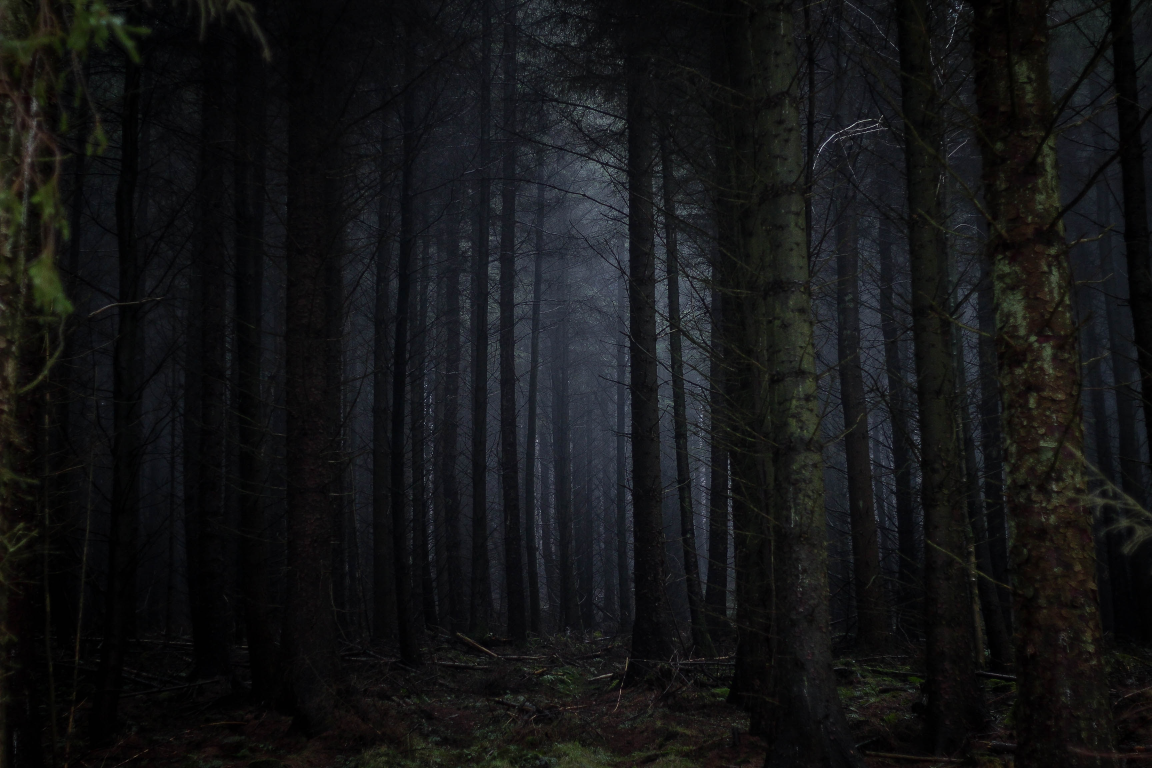
#> input picture images/forest.jpg, 3456 x 2304 px (shown at 1/3 size)
$ jupyter execute image_histogram_equalization_2.ipynb
#> lines starting #> are read from the running program, lines starting #| are printed output that depends on the picture
[cell 1]
import cv2 as cv
import numpy as np
import matplotlib.pyplot as plt

img = cv.imread('images/forest.jpg', 0)
#> img: shape (2304, 3456); min 0, max 255, mean 20.9
min_intensity = np.min(img)
#> min_intensity = 0
max_intensity = np.max(img)
#> max_intensity = 255

stretched_image = ((img - min_intensity) / (max_intensity - min_intensity) * 255).astype(np.uint8)
equalized_original = cv.equalizeHist(img)
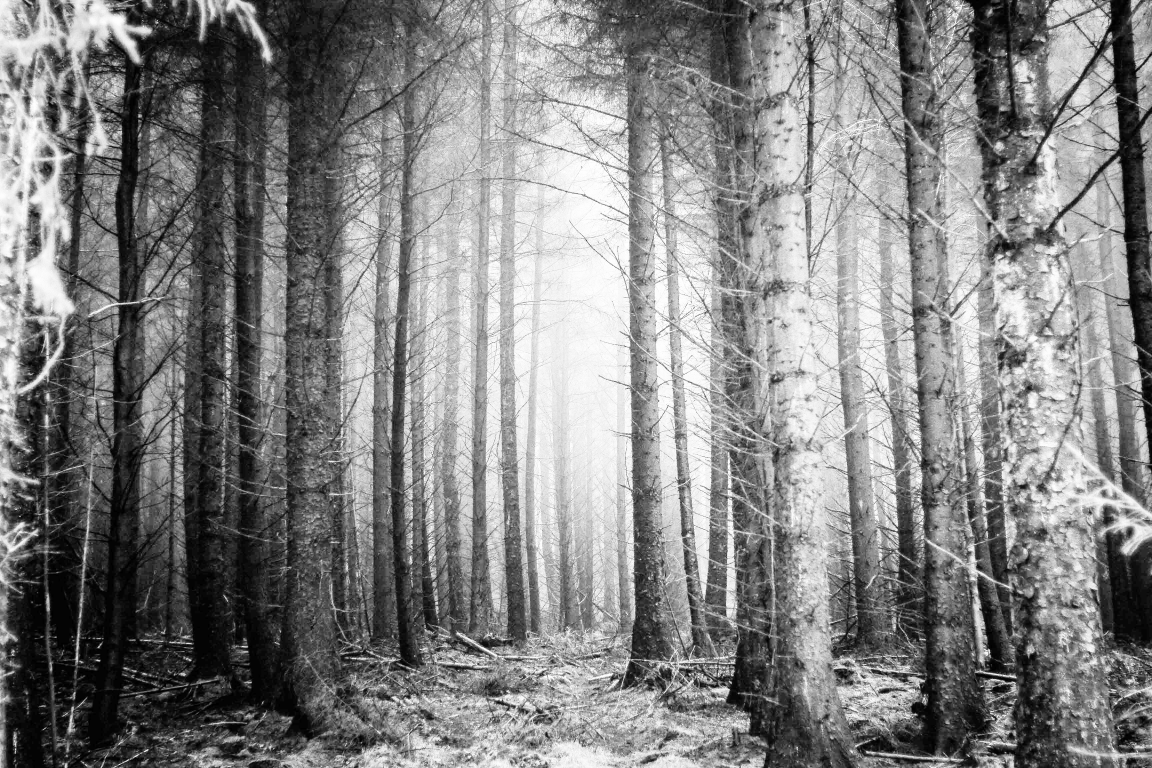
#> equalized_original: shape (2304, 3456) (shown at 1/3 size); min 0, max 255, mean 130.2

hist_original = cv.calcHist([img], [0], None, [256], [0, 256])  # Use 256 bins instead of 255
#> hist_original = 256 values, max 302322 at index 9, min 1 at index 249, mean 31104
hist_stretched = cv.calcHist([stretched_image], [0], None, [256], [0, 256])  # Use 256 bins
#> hist_stretched has the same summary as hist_original
hist_equalized = cv.calcHist([equalized_original], [0], None, [256], [0, 256])  # Use 256 bins
#> hist_equalized = 256 values, max 302322 at index 62, min 0 at index 1, mean 31104

plt.figure(figsize=(12, 8))

plt.subplot(231)
plt.title('Original Image')
plt.imshow(img, cmap='gray')  # Use cmap='gray' for grayscale images
plt.axis("off")

plt.subplot(232)
plt.title('Stretched Image')
plt.imshow(stretched_image, cmap='gray')  # Use cmap='gray' for grayscale images
plt.axis("off")

plt.subplot(233)
plt.title('Equalized Image')
plt.imshow(equalized_original, cmap='gray')  # Use cmap='gray' for grayscale images
plt.axis("off")

plt.subplot(234)
plt.title('Histogram - Original')
plt.bar(range(256), hist_original[:,0], color='r')
plt.xlim([0, 256])

plt.subplot(235)
plt.title('Histogram - Stretched')
plt.bar(range(256), hist_stretched[:,0], color='g')
plt.xlim([0, 256])

plt.subplot(236)
plt.title('Histogram - Equalized')
plt.bar(range(256), hist_equalized[:,0], color='b')
plt.xlim([0, 256])

plt.tight_layout()
plt.show()
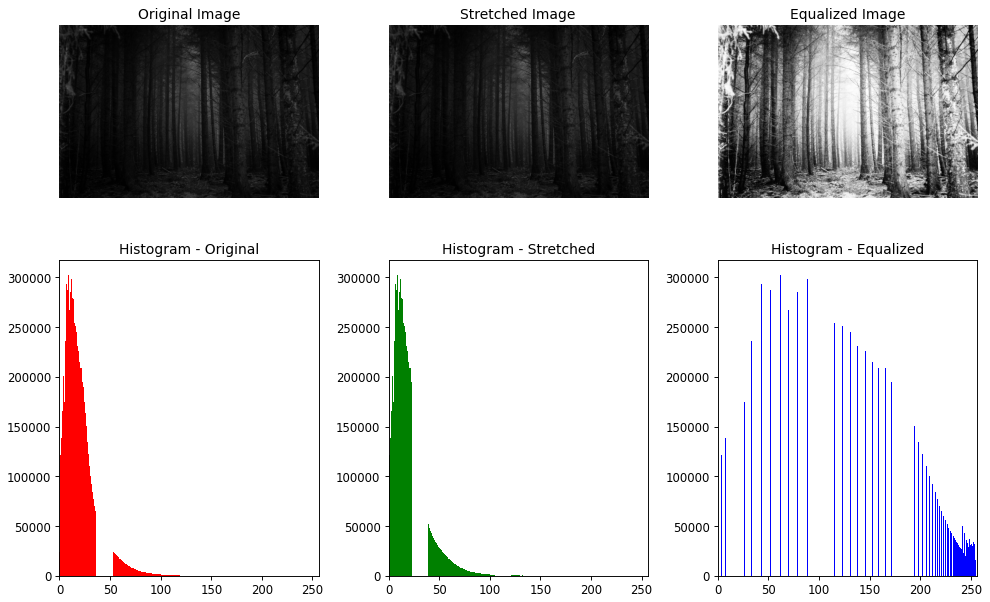
#> figure drawn by matplotlib, 6 panels; panel 4: tallest bar 302322 high, from x = 8.6 to 9.4; panel 5: tallest bar 302322 high, from x = 8.6 to 9.4; panel 6: tallest bar 302322 high, from x = 61.6 to 62.4
